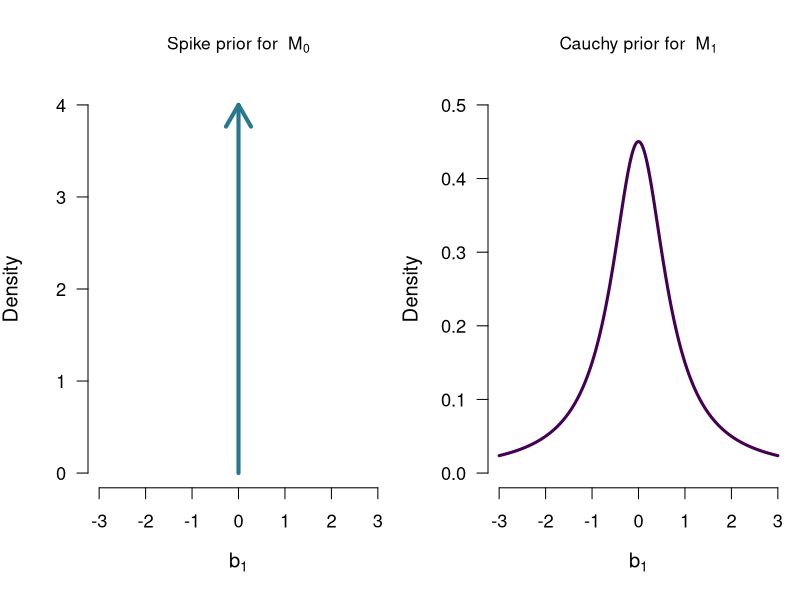
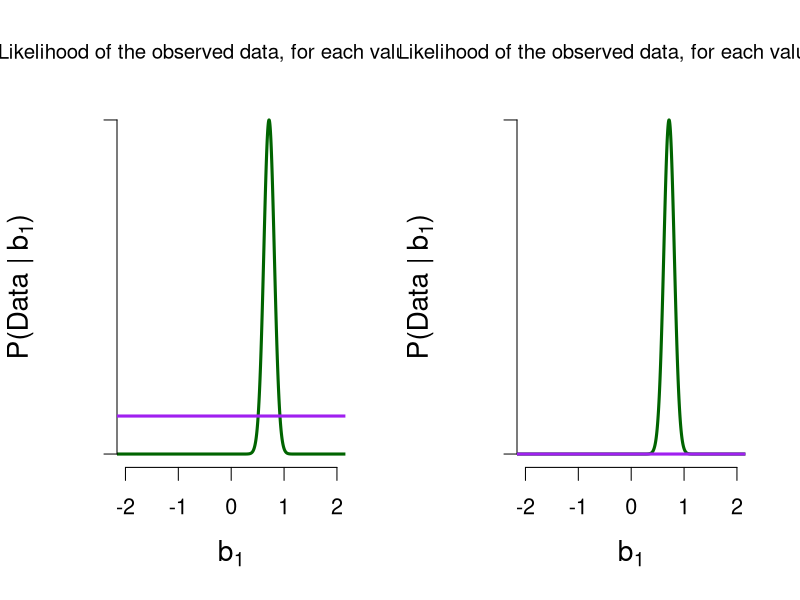
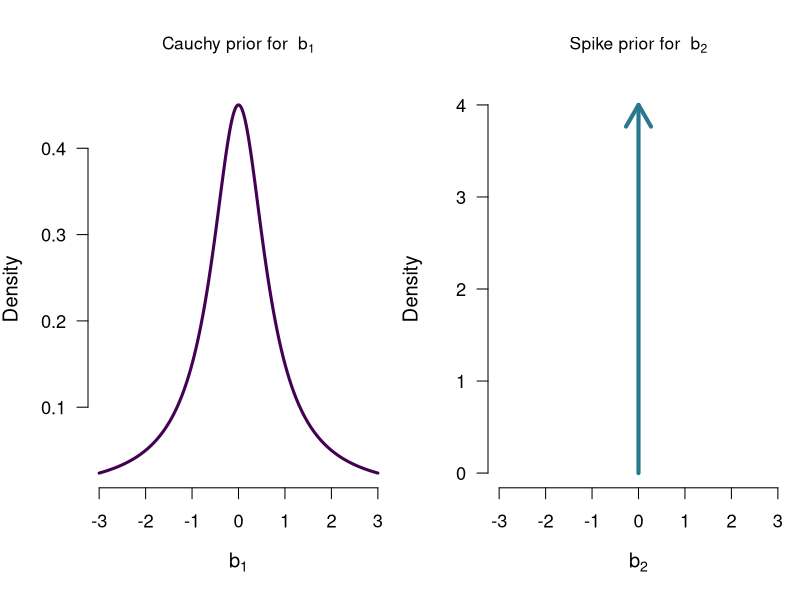
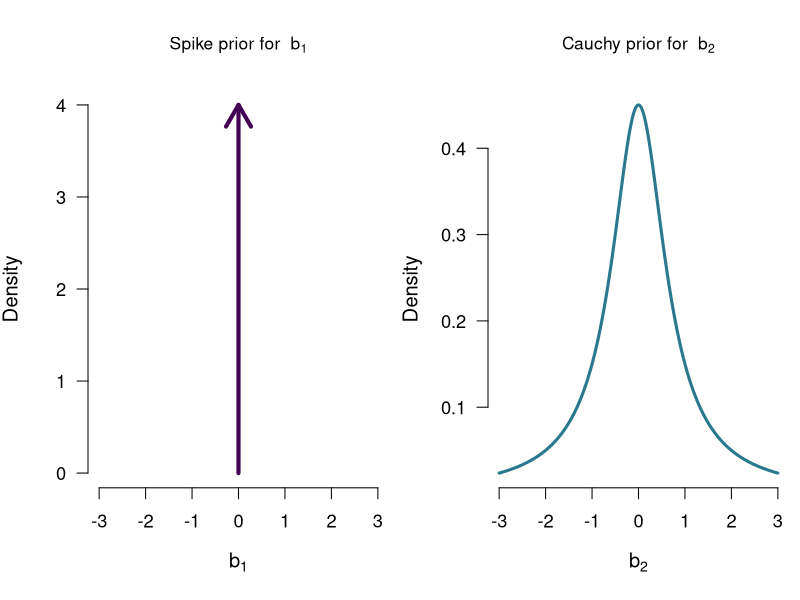
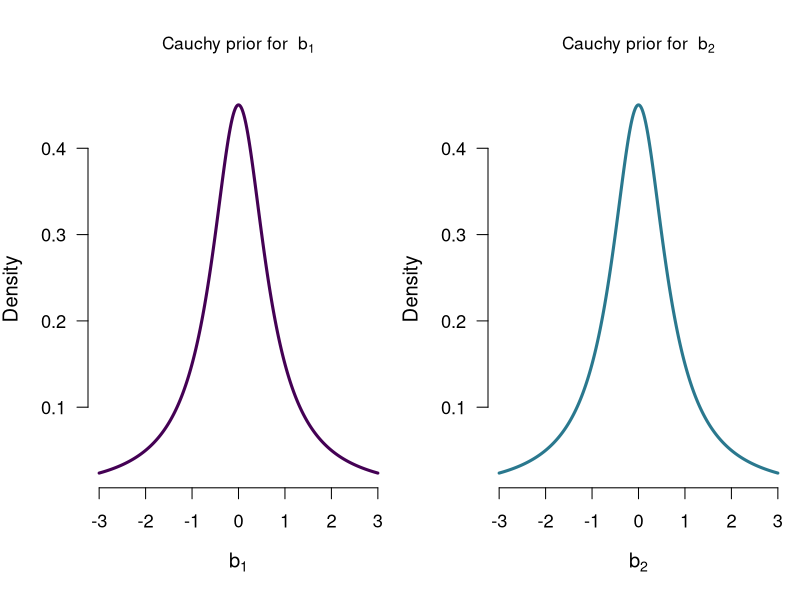

R code for these plots, in order:
## ---- chunk 1
myCauchy <- function(x, scale = 1, alt = "twosided") {
  myDens <- dcauchy(x, scale = scale)
  if (alt == "greater") {
    myDens <- ifelse(x < 0, 0, myDens*2)
  } else if (alt == "less") {
    myDens <- ifelse(x > 0, 0, myDens*2)
  }
  return(myDens)
}
par(mfrow = c(1, 2), cex.main = 0.95)
cols <- viridis::viridis(6)
par(cex = 1.1, cex.lab = 1.1, mar = c(5.1, 4, 4.1, .5))
plot(1, 1, type ="n", xlim = c(-3,3), ylim = c(0,4), bty = "n", main = expression("Spike prior for "~ M[0]),
     las = 1, xlab = expression(b[1]), ylab = "Density")
arrows(x0 = 0, x1 = 0, y0 = 0, y1 = 4.0, lwd = 4, col = cols[3])
curve(myCauchy(x, scale = 0.707), from = -3, to = 3, n = 1e3, col = cols[1], lwd = 3, xlab = expression(b[1]),
      bty = "n", ylab = "Density", las = 1, main = expression("Cauchy prior for "~ M[1]), ylim = c(0,0.5))
## ---- chunk 2
dat <- read.csv("beerTastingData.csv")
x <- dat$AlcRating
y <- dat$NonAlcRating
grandM <- mean(c(x,y))
x <- (x - grandM)  / sd(x)
y <- (y - grandM) / sd(y)
diffs <- x - y

delta <- seq(-3, 3, length.out = 1e4)
mvDens <- numeric(length(delta))
for(i in 1:length(delta)) {
  mvDens[i] <- sum(dnorm(diffs, mean = (delta[i]*(sd(diffs))), log = TRUE))
}

par(cex = 1.3, cex.lab = 1.3, mar = c(5.1, 4.5, 4.1, 2.1))
plot(delta, exp(mvDens), type = "l", bty = "n", las = 1, ylab = bquote("P(Data |" ~ b[1] * ")"), 
     xlab = bquote(b[1]),
     main = bquote("Likelihood of the observed data, for each value of" ~ b[1]), axes = FALSE, xlim = c(-2,2),
     lwd = 3, col = "darkgreen")
axis(1)
axis(2, labels = NA, at = c(0,max(exp(mvDens))))
abline(h =  3.178571e-46, lwd = 3, col = "purple")

# include function for manual computation
alternative_likelihood <- function(delta, data, sigma) {
  exp(sum(dnorm(data, mean = delta, sd = sigma, log = TRUE)) + 
        dcauchy(delta, location = 0, scale = 1/sqrt(2), log=TRUE))
}
marglikM1 <- integrate(function(delta) alternative_likelihood(delta, diffs, sd(diffs)), 
                       lower = -3, upper = 3)$value
## ---- chunk 3
delta <- seq(-3, 3, length.out = 1e4)
mvDens <- numeric(length(delta))
for(i in 1:length(delta)) {
  mvDens[i] <- sum(dnorm(diffs, mean = (delta[i]*(sd(diffs))), log = TRUE))
}

par(cex = 1.3, cex.lab = 1.3, mar = c(5.1, 4.5, 4.1, 2.1))
plot(delta, exp(mvDens), type = "l", bty = "n", las = 1, ylab = bquote("P(Data |" ~ b[1] * ")"), 
     xlab = bquote(b[1]),
     main = bquote("Likelihood of the observed data, for each value of" ~ b[1]), axes = FALSE, xlim = c(-2,2),
     lwd = 3, col = "darkgreen")
axis(1)
axis(2, labels = NA, at = c(0,max(exp(mvDens))))
abline(h =  exp(sum(dnorm(diffs, mean = (0*(sd(diffs))), log = TRUE))), lwd = 3, col = "purple")
## ---- chunk 4
myCauchy <- function(x, scale = 1, alt = "twosided") {
  myDens <- dcauchy(x, scale = scale)
  if (alt == "greater") {
    myDens <- ifelse(x < 0, 0, myDens*2)
  } else if (alt == "less") {
    myDens <- ifelse(x > 0, 0, myDens*2)
  }
  return(myDens)
}
par(mfrow = c(1, 2), cex.main = 0.95)
cols <- viridis::viridis(6)
par(cex = 1.1, cex.lab = 1.1, mar = c(5.1, 4, 4.1, .5))
curve(myCauchy(x, scale = 0.707), from = -3, to = 3, n = 1e3, col = cols[1], lwd = 3, xlab = expression(b[1]),
      bty = "n", ylab = "Density", las = 1, main = expression("Cauchy prior for "~ b[1]))
plot(1, 1, type ="n", xlim = c(-3,3), ylim = c(0,4), bty = "n", main = expression("Spike prior for "~ b[2]),
     las = 1, xlab = expression(b[2]), ylab = "Density")
arrows(x0 = 0, x1 = 0, y0 = 0, y1 = 4.0, lwd = 4, col = cols[3])
## ---- chunk 5

par(mfrow = c(1, 2), cex.main = 0.95)
cols <- viridis::viridis(6)
par(cex = 1.1, cex.lab = 1.1, mar = c(5.1, 4, 4.1, .5))
plot(1, 1, type ="n", xlim = c(-3,3), ylim = c(0,4), bty = "n", main = expression("Spike prior for "~ b[1]),
     las = 1, xlab = expression(b[1]), ylab = "Density")
arrows(x0 = 0, x1 = 0, y0 = 0, y1 = 4.0, lwd = 4, col = cols[1])
curve(myCauchy(x, scale = 0.707), from = -3, to = 3, n = 1e3, col = cols[3], lwd = 3, xlab = expression(b[2]),
      bty = "n", ylab = "Density", las = 1, main = expression("Cauchy prior for "~ b[2]))
## ---- chunk 6

par(mfrow = c(1, 2), cex.main = 0.95)
cols <- viridis::viridis(6)
par(cex = 1.1, cex.lab = 1.1, mar = c(5.1, 4, 4.1, .5))
curve(myCauchy(x, scale = 0.707), from = -3, to = 3, n = 1e3, col = cols[1], lwd = 3, xlab = expression(b[1]),
      bty = "n", ylab = "Density", las = 1, main = expression("Cauchy prior for "~ b[1]))
curve(myCauchy(x, scale = 0.707), from = -3, to = 3, n = 1e3, col = cols[3], lwd = 3, xlab = expression(b[2]),
      bty = "n", ylab = "Density", las = 1, main = expression("Cauchy prior for "~ b[2]))
